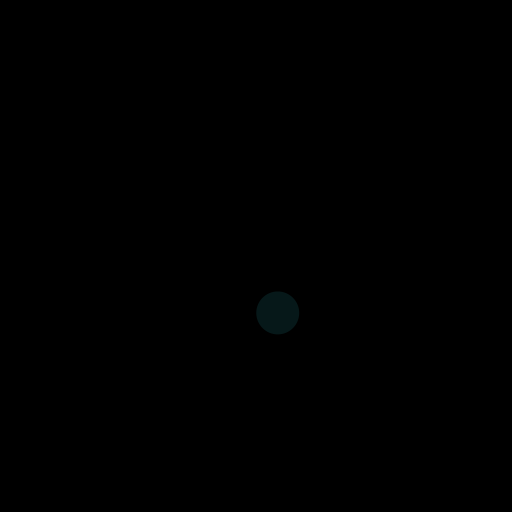
Frame 1 (no input)
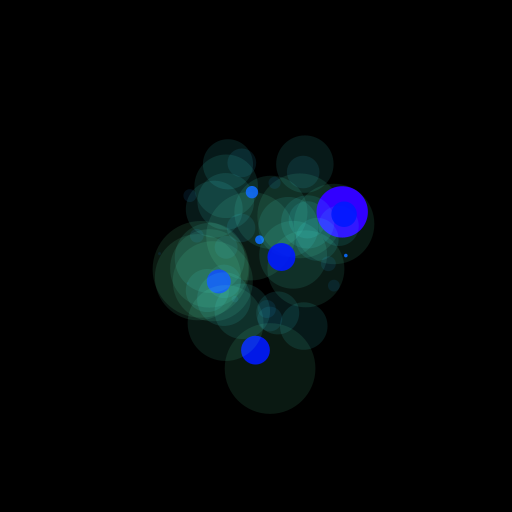
Frame 60 (the mouse pressed at the canvas centre just before this capture)
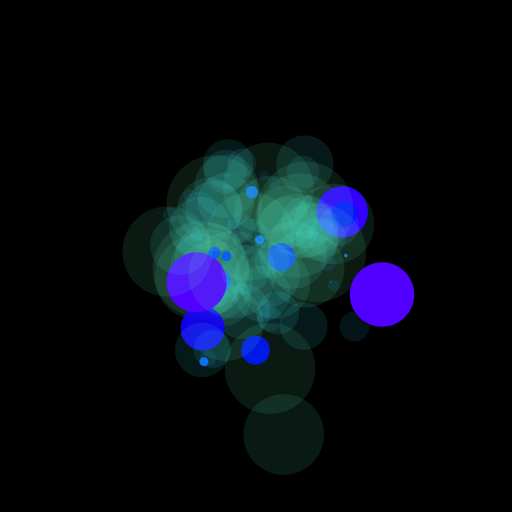
Frame 120 (the mouse held since frame 60 and released just before this capture)

The Processing sketch that drew these frames (run headless with seeded random() and noise(); from frame 60 on, the mouse is pressed at the canvas centre):

// Processing sketch: Ex_I_04_Gaussian_splatter
// ── Ex_I_04_Gaussian_splatter.pde
void setup() {
	size(512, 512);
	pixelDensity(displayDensity());

	background(0);
	noStroke();
	colorMode(HSB, 100);
}

void draw() {
	// Generate and set color
	double basis = randomGaussian();
	int hue = (int) (basis * 10) + 50;
	int saturation = (int) (basis * 20) + 75;
	int alpha = (int) basis * 80 + 10; 
	fill(hue, saturation, 150, alpha);

	// Generate position
	float x = randomGaussian() * 50 + (height/2);
	float y = randomGaussian() * 50 + (width/2);

	// Generate size and draw
	float diameter = 50 - (float) basis * 50;

	// Draw
	ellipse(x, y, diameter, diameter);
}
